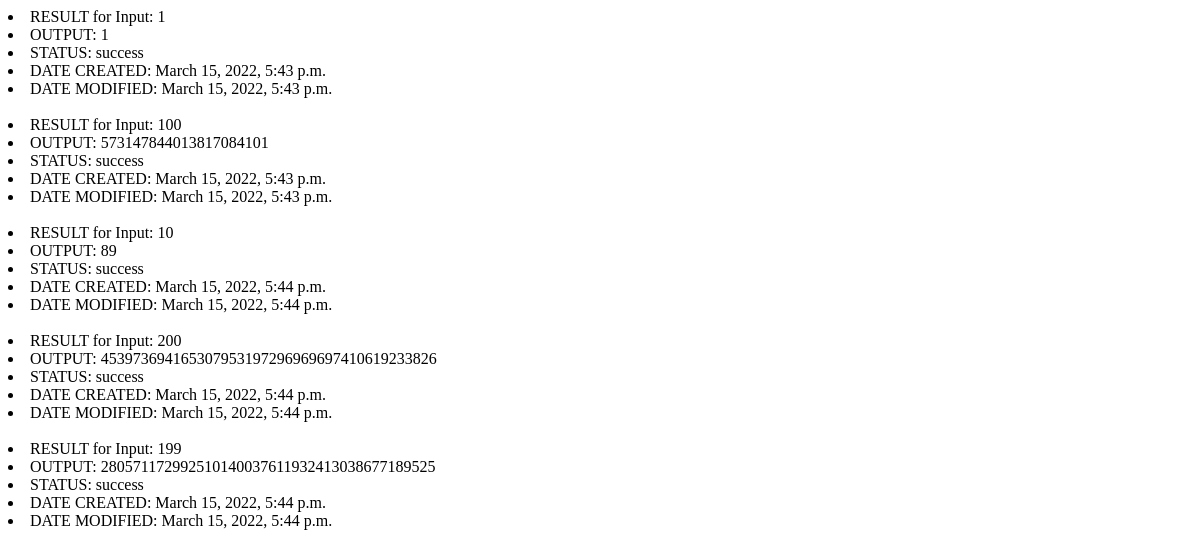
Before: /fib/calculate/ with the older database file.
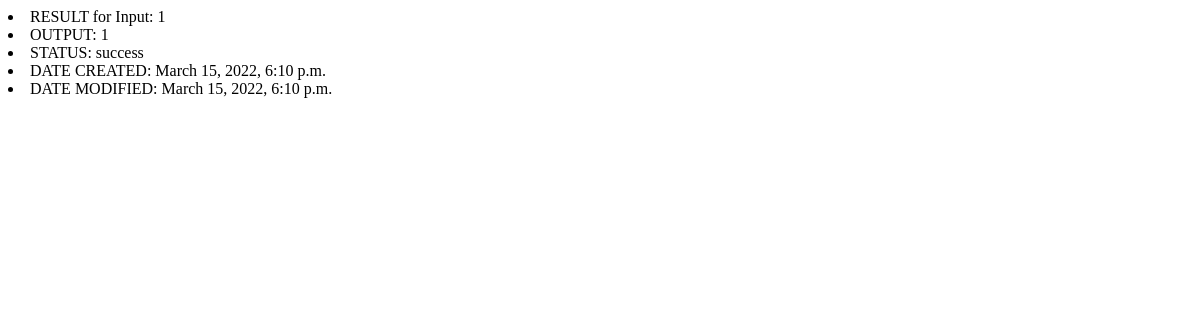
After: the same page with the newer database file.
### fib/models.py (models this page shows)
class FibModel(models.Model):
    input = models.PositiveBigIntegerField()
    output = models.CharField(max_length=2000, blank=True)
    status = models.CharField(
        choices=[('success', 'SUCCESS'), ('error', 'ERROR'), ('pending', 'PENDING')], max_length=20, blank=True,
        default='pending'
    )
    date_created = models.DateTimeField(auto_now=time.ctime())
    date_modified = models.DateTimeField(auto_now=time.ctime())

### fib/views.py (the view)
# urls.py: path('calculate/', views.FibListView.as_view(), name='calculate'),
class FibListView(View):
    def get(self, request):
        objects = FibModel.objects.all()
        return render(request, 'fib/calculationresult.html', {'objects': objects})

### fib/templates/fib/calculationresult.html (shortened to what this page needs)
<!DOCTYPE html>
<html lang="en">
<head>
</head>
<body>
    {% for obj in objects %}
    <li>RESULT for Input: {{ obj.input }}</li>
    <li>OUTPUT: {{ obj.output }}</li>
    <li>STATUS: {{ obj.status }}</li>
    <li>DATE CREATED: {{ obj.date_created }}</li>
    <li>DATE MODIFIED: {{ obj.date_modified }}</li>
    {% endfor %}
</body>
</html>

Changed rows visible on the page:
removed FibModel: input "100", output "573147844013817084101", status "success", date_created "March 15, 2022, 5:43 p.m.", date_modified "March 15, 2022, 5:43 p.m."
removed FibModel: input "10", output "89", status "success", date_created "March 15, 2022, 5:44 p.m.", date_modified "March 15, 2022, 5:44 p.m."
removed FibModel: input "200", output "453973694165307953197296969697410619233826", status "success", date_created "March 15, 2022, 5:44 p.m.", date_modified "March 15, 2022, 5:44 p.m."
removed FibModel: input "199", output "280571172992510140037611932413038677189525", status "success", date_created "March 15, 2022, 5:44 p.m.", date_modified "March 15, 2022, 5:44 p.m."
changed FibModel "success": date_created "March 15, 2022, 5:43 p.m." → "March 15, 2022, 6:10 p.m."; date_modified "March 15, 2022, 5:43 p.m." → "March 15, 2022, 6:10 p.m."
